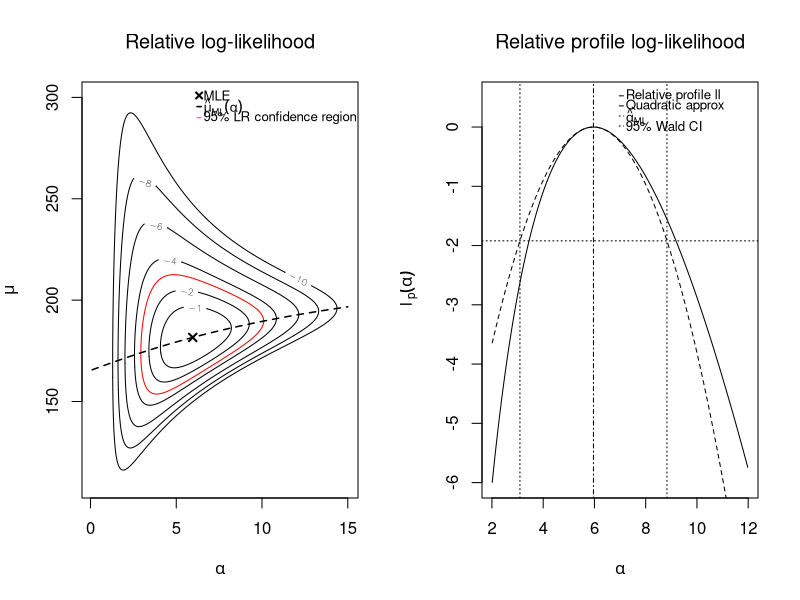

The R script that drew this image:
####################################################################
##
##    Weibull relative log-likelihood & profile likelihood
##    ====================================================
##
##    Author: Balint Tamasi
##  
####################################################################


####################################################################
## Data
####################################################################
x <- c(225, 175, 198, 189, 189, 130, 162, 135, 119, 162)

####################################################################
## MLE
####################################################################
## Log-likelihood
loglik <- function(par, x) {
  sum(dweibull(x, shape = par[1], scale = par[2], log = TRUE))
}

mle <- optim(par = c(5, 5), fn = loglik, x = x, method = "L-BFGS-B", 
             lower = c(0, 0), control = list(fnscale = -1), 
             hessian = TRUE)


####################################################################
## Plot the relative joint log-likelihood
####################################################################
par(mfrow = c(1, 2), font.main = 1)
## Grid
alpha <- seq(0.1, 15, length.out = 500) 
mu <- seq(110, 300, length.out = 500)
pars <- as.matrix(expand.grid(alpha = alpha, mu = mu))
rll <- matrix(apply(pars, MARGIN = 1, loglik, x = x), ncol = 500) - mle$value

plot(alpha, seq_along(alpha), type = "n",
     xlim = c(0.1, 15), ylim = c(110, 300),
     xlab = expression(alpha), ylab = expression(mu), 
     main = "Relative log-likelihood")
contour(x = alpha, y = mu, z = rll, levels = c(seq(-10, -2, by = 2), -1, 0),
        add = TRUE)
points(mle$par[1], mle$par[2], pch = 4, lwd = 2)


####################################################################
## 95% Confidence region based on LR
####################################################################
contour(x = alpha, y = mu, z = rll, levels = log(.05), add = TRUE, 
        col = "red", drawlabels = FALSE)


####################################################################
## Profile log-likelihood
####################################################################
## profile log-likelihood
prof_ll_alpha <- function(alpha, x) {
  fun <- function(mu) {
    loglik(c(alpha, mu), x)
  }
  pmle <- optim(100, fn = fun, lower = 0, method = "L-BFGS-B", 
                control = list(fnscale = -1))
  return(c(pmle$par, pmle$val))
}

## conditional MLE for mu given alpha to the joint relative 
## log-likelihood
mu_prof <- sapply(alpha, prof_ll_alpha, x = x)
lines(alpha, mu_prof[1, ], lty = 2, lwd = 1.5)

## Legend
legend(x = 6, y = 308, 
       c("MLE", expression(hat(mu)[ML](alpha)), "95% LR confidence region"),
       lty = c(NA, 2, 1), pch = c(4, NA, NA), lwd = c(2, 1.5, 1),
       col = c(1, 1, 2), cex = 0.8, bty = "n", 
       seg.len = 0.35, x.intersp = 0.2, y.intersp = c(0.6, 0.6, 0.6))


####################################################################
## 95% Wald CIs
####################################################################
I_obs <- -mle$hessian
var_par <- solve(I_obs)
se <- sqrt(diag(var_par))
alpha_ci <- mle$par[1] + c(-1, 1) * se[1] * qnorm(0.975)
mu_ci <- mle$par[2] + c(-1, 1) * se[2] * qnorm(0.975)


####################################################################
## Plotting the relative profile log-likelihood with its quadratic
## approximation and Wald CIs for alpha
####################################################################
idx <- which(alpha > 2 & alpha < 12)
plot(alpha[idx], mu_prof[2, idx] - mle$value, type = "l",
     ylim = c(-6, 0.5),
     xlab = expression(alpha),
     ylab = expression(tilde(l)[p](alpha)),
     main = "Relative profile log-likelihood")
abline(v = mle$par[1], lty = 4)
qapprox <- -0.5 / var_par[1, 1] * (alpha[idx] - mle$par[1])^2
lines(alpha[idx], qapprox, lty = 2)
abline(v = alpha_ci, lty = 3)
abline(h = -0.5 * qchisq(0.95, 1), lty = 3)

## Legend
legend(x = 6.5, y = 0.75,
       c("Relative profile ll", "Quadratic approx", 
         expression(hat(alpha)[ML]), "95% Wald CI"),
       seg.len = 0.35, x.intersp = 0.2, y.intersp = 0.6,
       lty = c(1, 2, 4, 3), bty = "n", 
       cex = 0.8)
